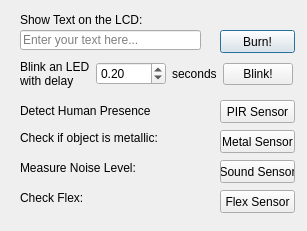
<?xml version="1.0" encoding="UTF-8"?>
<ui version="4.0">
 <class>Dialog</class>
 <widget class="QDialog" name="Dialog">
  <property name="geometry">
   <rect>
    <x>0</x>
    <y>0</y>
    <width>307</width>
    <height>231</height>
   </rect>
  </property>
  <property name="windowTitle">
   <string>AVRFlasher</string>
  </property>
  <widget class="QPushButton" name="LCDButton">
   <property name="geometry">
    <rect>
     <x>220</x>
     <y>30</y>
     <width>75</width>
     <height>23</height>
    </rect>
   </property>
   <property name="text">
    <string>Burn!</string>
   </property>
  </widget>
  <widget class="QLineEdit" name="lineEdit">
   <property name="geometry">
    <rect>
     <x>20</x>
     <y>30</y>
     <width>181</width>
     <height>20</height>
    </rect>
   </property>
   <property name="placeholderText">
    <string>Enter your text here...</string>
   </property>
  </widget>
  <widget class="QLabel" name="label">
   <property name="geometry">
    <rect>
     <x>20</x>
     <y>10</y>
     <width>171</width>
     <height>20</height>
    </rect>
   </property>
   <property name="text">
    <string>Show Text on the LCD:</string>
   </property>
  </widget>
  <widget class="QWidget" name="layoutWidget">
   <property name="geometry">
    <rect>
     <x>20</x>
     <y>60</y>
     <width>274</width>
     <height>28</height>
    </rect>
   </property>
   <layout class="QHBoxLayout" name="horizontalLayout">
    <item>
     <widget class="QLabel" name="label_2">
      <property name="text">
       <string>Blink an LED 
with delay</string>
      </property>
     </widget>
    </item>
    <item>
     <widget class="QDoubleSpinBox" name="blinkDoubleSpinBox">
      <property name="maximum">
       <double>10000.000000000000000</double>
      </property>
      <property name="value">
       <double>0.200000000000000</double>
      </property>
     </widget>
    </item>
    <item>
     <widget class="QLabel" name="label_3">
      <property name="text">
       <string>seconds</string>
      </property>
     </widget>
    </item>
    <item>
     <widget class="QPushButton" name="blinkButton">
      <property name="text">
       <string>Blink!</string>
      </property>
     </widget>
    </item>
   </layout>
  </widget>
  <widget class="QLabel" name="label_4">
   <property name="geometry">
    <rect>
     <x>20</x>
     <y>100</y>
     <width>131</width>
     <height>21</height>
    </rect>
   </property>
   <property name="text">
    <string>Detect Human Presence:</string>
   </property>
  </widget>
  <widget class="QPushButton" name="PIRButton">
   <property name="geometry">
    <rect>
     <x>220</x>
     <y>100</y>
     <width>75</width>
     <height>23</height>
    </rect>
   </property>
   <property name="text">
    <string>PIR Sensor</string>
   </property>
  </widget>
  <widget class="QPushButton" name="metalButton">
   <property name="geometry">
    <rect>
     <x>220</x>
     <y>130</y>
     <width>75</width>
     <height>23</height>
    </rect>
   </property>
   <property name="text">
    <string>Metal Sensor</string>
   </property>
  </widget>
  <widget class="QPushButton" name="soundButton">
   <property name="geometry">
    <rect>
     <x>220</x>
     <y>160</y>
     <width>75</width>
     <height>23</height>
    </rect>
   </property>
   <property name="text">
    <string>Sound Sensor</string>
   </property>
  </widget>
  <widget class="QPushButton" name="flexButton">
   <property name="geometry">
    <rect>
     <x>220</x>
     <y>190</y>
     <width>75</width>
     <height>23</height>
    </rect>
   </property>
   <property name="text">
    <string>Flex Sensor</string>
   </property>
  </widget>
  <widget class="QLabel" name="label_5">
   <property name="geometry">
    <rect>
     <x>20</x>
     <y>130</y>
     <width>151</width>
     <height>16</height>
    </rect>
   </property>
   <property name="text">
    <string>Check if object is metallic:</string>
   </property>
  </widget>
  <widget class="QLabel" name="label_6">
   <property name="geometry">
    <rect>
     <x>20</x>
     <y>160</y>
     <width>141</width>
     <height>16</height>
    </rect>
   </property>
   <property name="text">
    <string>Measure Noise Level:</string>
   </property>
  </widget>
  <widget class="QLabel" name="label_7">
   <property name="geometry">
    <rect>
     <x>20</x>
     <y>190</y>
     <width>121</width>
     <height>16</height>
    </rect>
   </property>
   <property name="text">
    <string>Check Flex:</string>
   </property>
  </widget>
 </widget>
 <tabstops>
  <tabstop>lineEdit</tabstop>
  <tabstop>LCDButton</tabstop>
  <tabstop>blinkButton</tabstop>
 </tabstops>
 <resources/>
 <connections/>
</ui>
